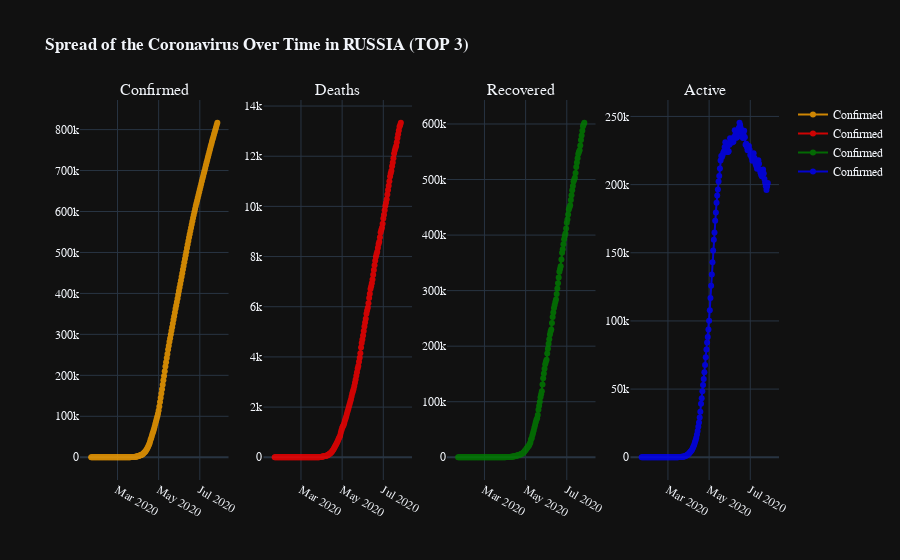

Here is the notebook cell this chart was saved with:
### Code cell
fig = make_subplots(rows=1, cols=4, subplot_titles=("Confirmed", "Deaths", "Recovered", "Active"))

trace1 = go.Scatter(x = rusya_date["Date"],
                    y = rusya_date["Confirmed"],
                    name = "Confirmed",
                    line_color = "orange",
                    mode = "lines+markers",
                    opacity=0.8)

trace2 = go.Scatter(x = rusya_date["Date"],
                    y = rusya_date["Deaths"],
                    name = "Confirmed",
                    line_color = "red",
                    mode = "lines+markers",
                    opacity=0.8)

trace3 = go.Scatter(x = rusya_date["Date"],
                    y = rusya_date["Recovered"],
                    name = "Confirmed",
                    line_color = "green",
                    mode = "lines+markers",
                    opacity=0.8)

trace4 = go.Scatter(x = rusya_date["Date"],
                    y = rusya_date["Active"],
                    name = "Confirmed",
                    line_color = "blue",
                    mode = "lines+markers",
                    opacity=0.8)

fig.append_trace(trace1,1,1)
fig.append_trace(trace2,1,2)
fig.append_trace(trace3,1,3)
fig.append_trace(trace4,1,4)

fig.update_layout(title_text = "<b>Spread of the Coronavirus Over Time in RUSSIA (TOP 3)</b>",
                  font = dict(family = "Arial, Balto, Courier New, Droid Sans"))
fig.show()

### Figure 1 — Plotly figure (JSON) as saved in the notebook; plotly's stock layout.template omitted (floating-point values rounded to 4 significant figures; data arrays with more than 128 entries replaced by an {"elided": "..."} marker saying what was removed)
{"data": [{"line": {"color": "orange"}, "mode": "lines+markers", "name": "Confirmed", "opacity": 0.8, "type": "scatter", "x": {"elided": "188 str values"}, "xaxis": "x", "y": {"elided": "188 int values"}, "yaxis": "y"}, {"line": {"color": "red"}, "mode": "lines+markers", "name": "Confirmed", "opacity": 0.8, "type": "scatter", "x": {"elided": "188 str values"}, "xaxis": "x2", "y": {"elided": "188 int values"}, "yaxis": "y2"}, {"line": {"color": "green"}, "mode": "lines+markers", "name": "Confirmed", "opacity": 0.8, "type": "scatter", "x": {"elided": "188 str values"}, "xaxis": "x3", "y": {"elided": "188 int values"}, "yaxis": "y3"}, {"line": {"color": "blue"}, "mode": "lines+markers", "name": "Confirmed", "opacity": 0.8, "type": "scatter", "x": {"elided": "188 str values"}, "xaxis": "x4", "y": {"elided": "188 int values"}, "yaxis": "y4"}], "layout": {"annotations": [{"font": {"size": 16}, "showarrow": false, "text": "Confirmed", "x": 0.1062, "xanchor": "center", "xref": "paper", "y": 1, "yanchor": "bottom", "yref": "paper"}, {"font": {"size": 16}, "showarrow": false, "text": "Deaths", "x": 0.3688, "xanchor": "center", "xref": "paper", "y": 1, "yanchor": "bottom", "yref": "paper"}, {"font": {"size": 16}, "showarrow": false, "text": "Recovered", "x": 0.6313, "xanchor": "center", "xref": "paper", "y": 1, "yanchor": "bottom", "yref": "paper"}, {"font": {"size": 16}, "showarrow": false, "text": "Active", "x": 0.8938, "xanchor": "center", "xref": "paper", "y": 1, "yanchor": "bottom", "yref": "paper"}], "font": {"family": "Arial, Balto, Courier New, Droid Sans"}, "title": {"text": "<b>Spread of the Coronavirus Over Time in RUSSIA (TOP 3)</b>"}, "xaxis": {"anchor": "y", "domain": [0, 0.2125]}, "xaxis2": {"anchor": "y2", "domain": [0.2625, 0.475]}, "xaxis3": {"anchor": "y3", "domain": [0.525, 0.7375]}, "xaxis4": {"anchor": "y4", "domain": [0.7875, 1]}, "yaxis": {"anchor": "x", "domain": [0, 1]}, "yaxis2": {"anchor": "x2", "domain": [0, 1]}, "yaxis3": {"anchor": "x3", "domain": [0, 1]}, "yaxis4": {"anchor": "x4", "domain": [0, 1]}}}
